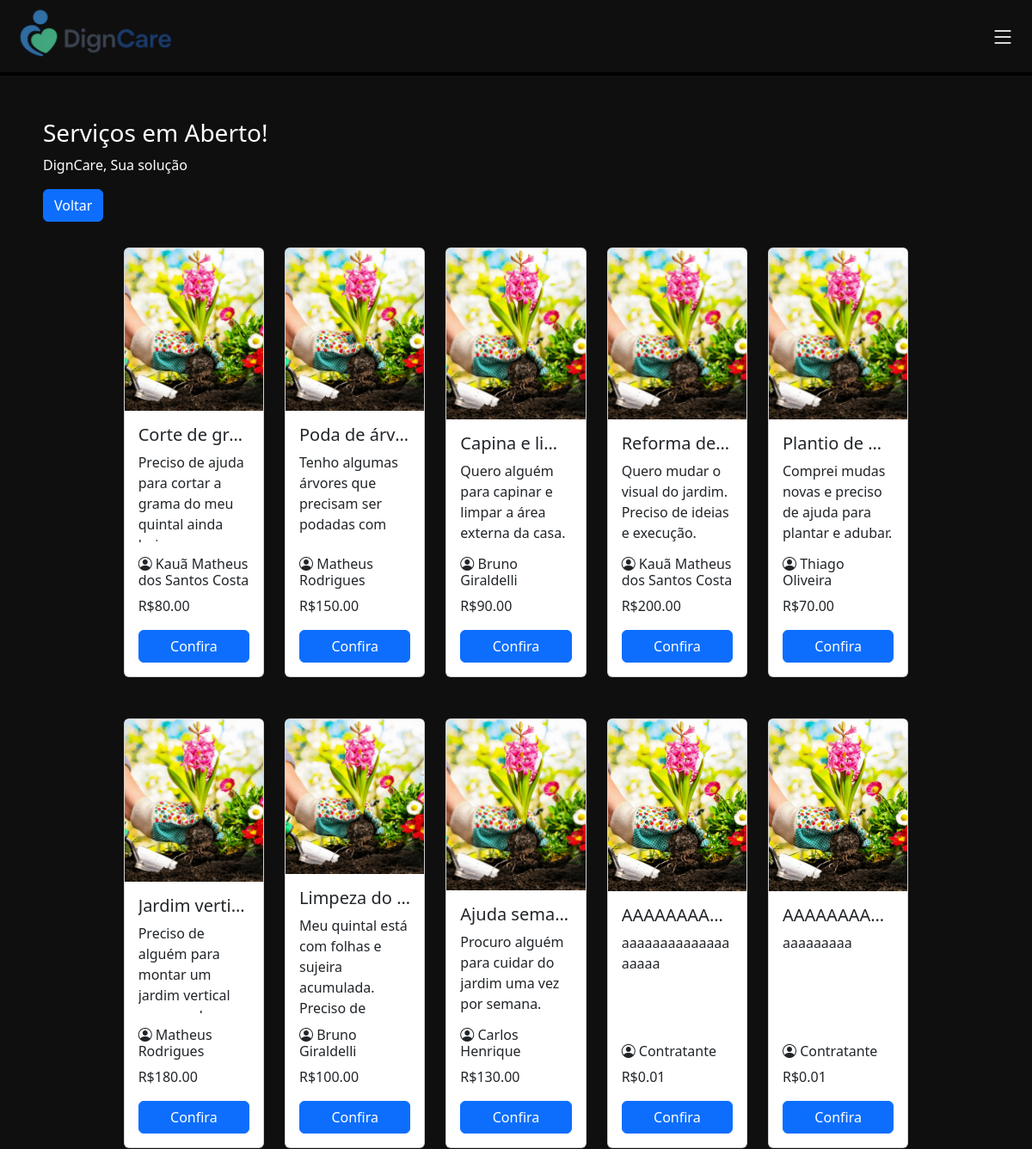
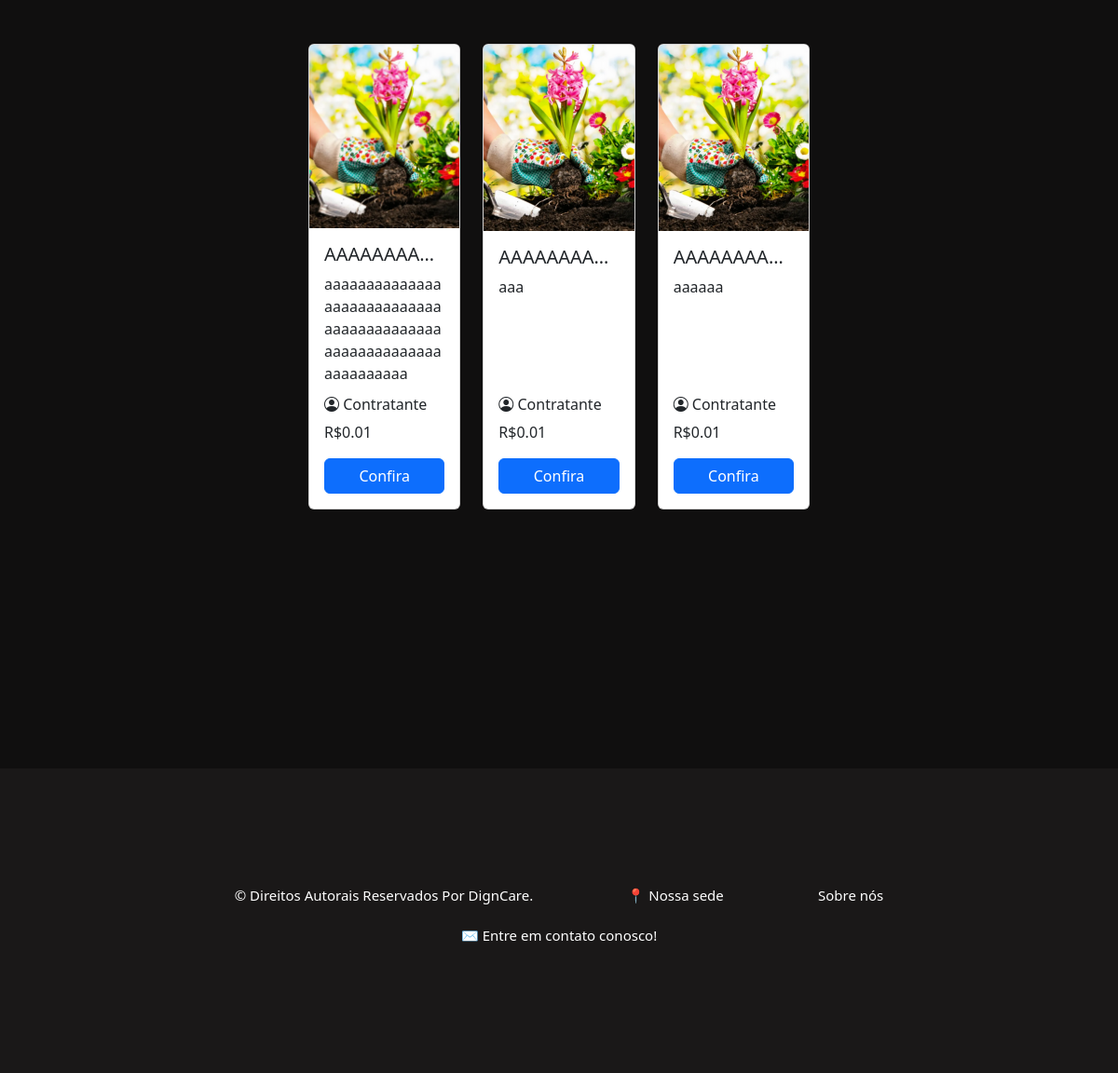
The page /html/servicos_abertos.php?filtro=1 (signed in) on the database its author committed (2 pictures, top to bottom).
### tables this page shows
CREATE TABLE `servico` (
  `servico_id` int NOT NULL AUTO_INCREMENT,
  `user_id_contratante` int NOT NULL,
  `user_id_contratado` int DEFAULT NULL,
  `local_id` int DEFAULT NULL,
  `tipoServico_id` int NOT NULL,
  `servico_data_criado` date DEFAULT NULL,
  `servico_data_realizado` date DEFAULT NULL,
  `servico_titulo` varchar(45) NOT NULL,
  `servico_descricao` varchar(250) DEFAULT NULL,
  `servico_valor` decimal(10,2) NOT NULL,
  `servico_status` varchar(45) DEFAULT NULL,
  PRIMARY KEY (`servico_id`),
  KEY `user_id_contratante_idx` (`user_id_contratante`),
  KEY `user_id_contratado_idx` (`user_id_contratado`),
  KEY `local_id_idx` (`local_id`),
  KEY `tipoServico_id_idx` (`tipoServico_id`)
);

CREATE TABLE `usuario` (
  `usr_id` int NOT NULL AUTO_INCREMENT,
  `usr_nome` varchar(50) NOT NULL,
  `usr_cpf` varchar(45) NOT NULL,
  `usr_idade` int DEFAULT NULL,
  `usr_tipo` varchar(45) DEFAULT NULL,
  `usr_email` varchar(45) NOT NULL,
  `usr_senha` varchar(100) NOT NULL,
  `tipoServico_id` int DEFAULT NULL,
  `usr_descricao` varchar(250) DEFAULT NULL,
  `local_id` int DEFAULT NULL,
  PRIMARY KEY (`usr_id`),
  UNIQUE KEY `usr_cpf_UNIQUE` (`usr_cpf`),
  UNIQUE KEY `usr_email_UNIQUE` (`usr_email`),
  UNIQUE KEY `local_id_UNIQUE` (`local_id`),
  KEY `tipoServico_id_idx` (`tipoServico_id`),
  KEY `local_id_idx` (`local_id`),
  CONSTRAINT `local_id` FOREIGN KEY (`local_id`) REFERENCES `localizacao` (`local_id`),
  CONSTRAINT `tipoServico_id` FOREIGN KEY (`tipoServico_id`) REFERENCES `tiposervico` (`tipoServico_id`)
);

### html/servicos_abertos.php (the view, shortened to what this page needs)
<!DOCTYPE html>
<html lang="pt-br">
<head>
    <link rel="stylesheet" href="/CSS/serviços_abertos.css">
    <link href="https://cdn.jsdelivr.net/npm/bootstrap@5.3.6/dist/css/bootstrap.min.css" rel="stylesheet"
>
    <link rel="stylesheet" href="https://cdn.jsdelivr.net/npm/bootstrap-icons@1.10.5/font/bootstrap-icons.css">
</head>
<body class="fundo">
  <header>
    <nav class="navbar borda">
      <div class="nav justify-content-start">
        <a href="/html/home.php"><img class="mexe" src="/img/logo_horizontal.png" alt="logo" width="225"></a>
      </div>
      <div class="menu-icon" type="sidbar" data-bs-toggle="offcanvas" data-bs-target="#offcanvasRight" aria-controls="offcanvasRight"><i class="bi bi-list fs-3 iconscss"></i></div>
    </nav>
  </header>
    <section style="margin: 50px;">
    <div class="textcolor" style="margin-bottom: 30px;">
        <h3>Serviços em Aberto!</h3>
        <p>DignCare, Sua solução</p>
        <a href="/html/home_prestador.php" class="btn btn-primary">Voltar</a>
    </div>
    <?php
    require_once '../php/conecta_bd.php';
    $filtro = isset($_GET['filtro']) ? intval($_GET['filtro']) : 0;
    try {
        if ($filtro === 0) {
            echo '<p class="textcolor">Nenhum serviço encontrado para esse filtro.</p>';
        } else {
            $sql = "SELECT s.*, u.usr_nome
                    FROM servico s
                    JOIN usuario u ON s.user_id_contratante = u.usr_id
                    WHERE s.tipoServico_id = :filtro AND s.user_id_contratado IS NULL";
            $stmt = $pdo->prepare($sql);
            $stmt->execute(['filtro' => $filtro]);
            $servicos = $stmt->fetchAll(PDO::FETCH_ASSOC);
            if (count($servicos) > 0) {
                $imagens = [
                    1 => '../img/jardinagem.png',
                    2 => '../img/babá.png',
                    3 => '../img/Limpeza.png',
                    4 => '../img/cozinheiro.png',
                    5 => '../img/cuidadora.png',
                    6 => '../img/manutencao.png',
                    7 => '../img/pets.png',
                    8 => '../img/tutora.png'
                ];
                echo '<div class="row g-4 mb-5 justify-content-center">';
                $contador = 0;
                foreach ($servicos as $servico) {
                    $imagemServico = $imagens[$servico['tipoServico_id']] ?? 'default.jpg';
                    echo '
                        <div class="col-md-2">
                            <div class="card h-100" style="height: 100%; max-height: 500px; min-height: 500px; display: flex; flex-direction: column;">
                                <img id="imagemCategoria" src="' . $imagemServico . '" alt="Imagem da Categoria" class="card-img-top" style="height: 200px; object-fit: cover;">
                                <div class="card-body d-flex flex-column" style="overflow: hidden;">
                                    <h5 class="card-title text-truncate" title="' . htmlspecialchars($servico["servico_titulo"]) . '">
                                        ' . htmlspecialchars($servico["servico_titulo"]) . '
                                    </h5>
                                    <p class="card-text" style="flex: 1; overflow: hidden; text-overflow: ellipsis;">
                                        ' . htmlspecialchars($servico["servico_descricao"]) . '
                                    </p>
                                    <h6><i class="bi bi-person-circle"></i> ' . htmlspecialchars($servico["usr_nome"]) . '</h6>
                                    <p>R$' . htmlspecialchars($servico["servico_valor"]) . '</p>
                                    <a href="/php/aceitar_servico.php?servico_id=' . $servico["servico_id"] . '" class="btn btn-primary mt-auto">Confira</a>
                                </div>
                            </div>
                        </div>
                    ';
                    $contador++;
                    if ($contador % 5 === 0 && $contador < count($servicos)) {
                        echo '</div><div class="row g-4 mb-5 justify-content-center">';
                    }
                }
                echo '</div>';
            } else {
                echo '<p class="textcolor">Nenhum serviço encontrado para esse filtro.</p>';
            }
        }
    } catch (PDOException $e) {
        echo "Erro ao buscar serviços: " . $e->getMessage();
    }
    ?>
</section>
    <footer class="texto">
        <p class="mexe">&copy; Direitos Autorais Reservados Por DignCare.</p>
        <p ><a class="mexe" href="https://maps.app.goo.gl/9GVxGAeCZJMZK6yYA" target="_blank">📍 Nossa sede</a></p>
        <p ><a class="mexe" href="/html/sobre.php">Sobre nós</a></p>
        <p ><a class="mexe" href="mailto:digncare@gmail.com">✉ Entre em contato conosco!</a></p>
    </footer>
</body>
</html>

### CSS/serviços_abertos.css (style rules this page uses)
body { opacity: 0; transition: opacity 0.5s ease-in; }
body.loaded { opacity: 1; }
.fundo { background-color: rgba(16, 15, 15, 1) !important; }
.borda { border-bottom: 4px solid black; }
.textcolor { color: white !important; }
.mexe { transition: transform 0.3s ease; }
.iconscss { color:white; }
footer { margin-top: 15%; padding: 10%; background-color: rgb(26, 24, 24) ; text-align: center; }
footer > a, a:link, a:visited, a:active { text-decoration: none; color: white; }
.iconscss { font-size: 30px; color:white; margin-right: 20px; }
.texto { color: white !important; font-size: 20px !important; }

### CSS/corpo_padrao.css (style rules this page uses)
html, body { height: 100%; margin: 0; padding: 0; display: flex; flex-direction: column; }
body { opacity: 0; transition: opacity 0.5s ease-in; }
body.loaded { opacity: 1; }
.fundo { background-color: rgba(16, 15, 15, 1) !important; }
.borda { border-bottom: 4px solid black; }

### CSS/footer.css (style rules this page uses)
footer { margin-top: 10%; padding: 1%; background-color: rgb(26, 24, 24) ; text-align: center; }
footer>p { padding-inline: 5%; display: inline-flex; font-size: 15px !important; }
footer > a, a:link, a:visited, a:active { text-decoration: none; color: white; }
.texto { color: white !important; font-size: 20px !important; }

### rows shown on the page
servico: servico_titulo "Corte de gr…", servico_descricao "Preciso de ajuda para cortar a grama do meu quintal ainda…", usuario.usr_nome "Kauã Matheus dos Santos Costa", servico_valor "80.00"
servico: servico_titulo "Poda de árv…", servico_descricao "Tenho algumas árvores que precisam ser podadas com…", usuario.usr_nome "Matheus Rodrigues", servico_valor "150.00"
servico: servico_titulo "Capina e li…", servico_descricao "Quero alguém para capinar e limpar a área externa da casa.", usuario.usr_nome "Bruno Giraldelli", servico_valor "90.00"
servico: servico_titulo "Reforma de…", servico_descricao "Quero mudar o visual do jardim. Preciso de ideias e execução.", usuario.usr_nome "Kauã Matheus dos Santos Costa", servico_valor "200.00"
servico: servico_titulo "Plantio de…", servico_descricao "Comprei mudas novas e preciso de ajuda para plantar e adubar.", usuario.usr_nome "Thiago Oliveira", servico_valor "70.00"
servico: servico_titulo "Jardim verti…", servico_descricao "Preciso de alguém para montar um jardim vertical…", usuario.usr_nome "Matheus Rodrigues", servico_valor "180.00"
servico: servico_titulo "Limpeza do…", servico_descricao "Meu quintal está com folhas e sujeira acumulada.…", usuario.usr_nome "Bruno Giraldelli", servico_valor "100.00"
servico: servico_titulo "Ajuda sema…", servico_descricao "Procuro alguém para cuidar do jardim uma vez por semana.", usuario.usr_nome "Carlos Henrique", servico_valor "130.00"
servico: servico_titulo "AAAAAAAA…", servico_descricao "aaaaaaaaaaaaaaaaaaa", usuario.usr_nome "Contratante", servico_valor "0.01"
servico: servico_titulo "AAAAAAAA…", servico_descricao "aaaaaaaaa", usuario.usr_nome "Contratante", servico_valor "0.01"
servico: servico_titulo "AAAAAAAA…", servico_descricao "aaaaaaaaaaaaaaaaaaaaaaaaaaaaaaaaaaaaaaaaaaaaaaaaaaaaaaaaaaaaaaaaaa", usuario.usr_nome "Contratante", servico_valor "0.01"
servico: servico_titulo "AAAAAAAA…", servico_descricao "aaa", usuario.usr_nome "Contratante", servico_valor "0.01"
servico: servico_titulo "AAAAAAAA…", servico_descricao "aaaaaa", usuario.usr_nome "Contratante", servico_valor "0.01"
